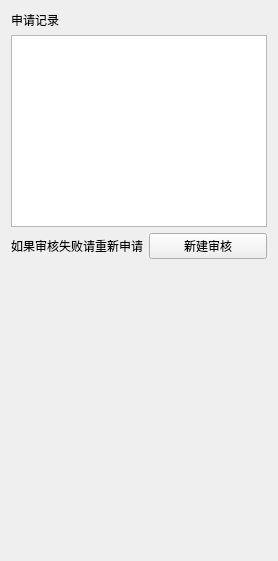
                                        <widget class="QWidget" name="tab_14">
                                            <attribute name="title">
                                                <string>校内奖助</string>
                                            </attribute>
                                            <layout class="QVBoxLayout" name="verticalLayout_8">
                                                <item>
                                                    <layout class="QVBoxLayout" name="verticalLayout_6">
                                                        <item>
                                                            <layout class="QVBoxLayout" name="verticalLayout_17">
                                                                <item>
                                                                    <widget class="QLabel" name="label_68">
                                                                        <property name="text">
                                                                            <string>申请记录</string>
                                                                        </property>
                                                                    </widget>
                                                                </item>
                                                                <item>
                                                                    <widget class="QTableWidget" name="tableWidget_6"/>
                                                                </item>
                                                            </layout>
                                                        </item>
                                                        <item>
                                                            <layout class="QHBoxLayout" name="horizontalLayout_74">
                                                                <item>
                                                                    <widget class="QLabel" name="label_69">
                                                                        <property name="text">
                                                                            <string>如果审核失败请重新申请</string>
                                                                        </property>
                                                                    </widget>
                                                                </item>
                                                                <item>
                                                                    <widget class="QPushButton" name="pushButton_8">
                                                                        <property name="text">
                                                                            <string>新建审核</string>
                                                                        </property>
                                                                    </widget>
                                                                </item>
                                                            </layout>
                                                        </item>
                                                    </layout>
                                                </item>
                                                <item>
                                                    <spacer name="verticalSpacer_4">
                                                        <property name="orientation">
                                                            <enum>Qt::Vertical</enum>
                                                        </property>
                                                        <property name="sizeHint" stdset="0">
                                                            <size>
                                                                <width>20</width>
                                                                <height>291</height>
                                                            </size>
                                                        </property>
                                                    </spacer>
                                                </item>
                                            </layout>
                                        </widget>
